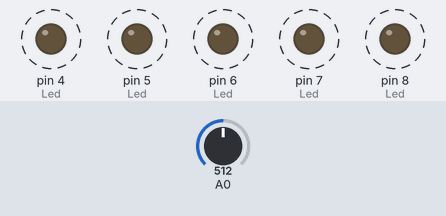
The sketch below on a simulated Arduino Uno, built with avr-gcc and run on an emulated ATmega328P. Parts: output pins drawn as LEDs (lit = HIGH). Dashed ring = blinking. Inputs (shaded band) come from the test bench; at power-on: A0 = 512.

Above: at 1.8 s.
1.9 s: A0 set to 0
At 2.8 s:
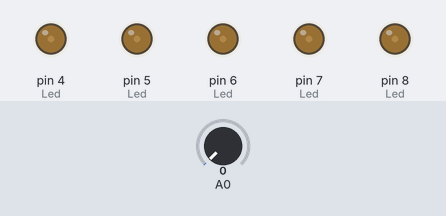
3.6 s: A0 set to 122
At 3.9 s:
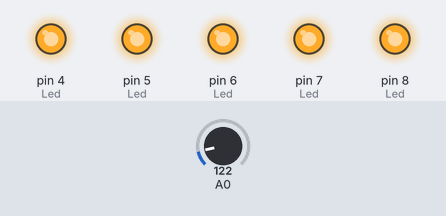
Timing chart, 0 to 13.1 s (numbered marks = the images above; inputs shaded):
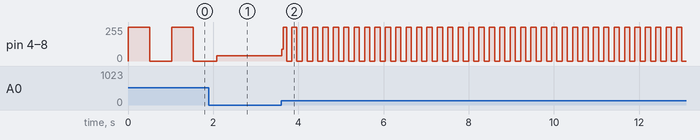

Measured:
- after the input at 3.6 s, pin 4 (Led), pin 5 (Led), pin 6 (Led), pin 7 (Led), pin 8 (Led): 39/255 → 87/255 at once, then moves between 0/255 and 255/255, repeating every 0.24 s
- by itself, pin 4 (Led), pin 5 (Led), pin 6 (Led), pin 7 (Led), pin 8 (Led): alternates 255/255 for 0.51 s and 0/255 for 0.51 s

The sketch:

Led_Potansiyometre_4.ino
```cpp
void setup() {
  // put your setup code here, to run once:
  pinMode(4, OUTPUT);//Led
  pinMode(5, OUTPUT);//Led
  pinMode(6, OUTPUT);//Led
  pinMode(7, OUTPUT);//Led
  pinMode(8, OUTPUT);//Led
}

void loop() {
  // put your main code here, to run repeatedly:
  openClose(analogRead(A0));//Potansiyometre
}

void openClose(int value){
  for(int i = 4; i<=8;i++){
    digitalWrite(i, 1);
  }
  delay(value);

  for(int i = 4; i<=8;i++){
    digitalWrite(i, 0);
  }
  delay(value);
}
```
